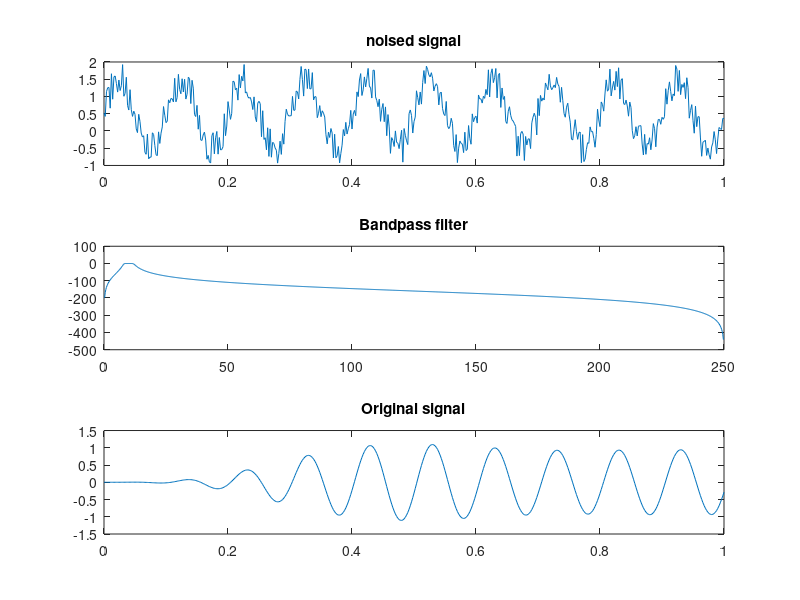

The MATLAB script that drew this image:
clc;
close all;
clear all;

fs = 500;
n=0:1/fs:1;
f = 10;

x = sin(2*pi*f*n);
y = x + rand(1, length(x));
subplot(3,1,1);
plot(n, y), title('noised signal');


l = length(y);
nfft = 2.^nextpow2(l);
z_fft = fft(y, nfft);
%freq = fs/2 * linspace(0,1,nfft/2+1);
%subplot(3,1,2);
%plot(freq, z_fft(1:nfft/2+1));

order = 5;
wn = [8 12]/(fs/2);
[b, a] = butter(order, wn, 'bandpass');
[h, w] = freqz(b,a,1024,fs);
subplot(3,1,2);
plot(w, 20*log10(abs(h))), title('Bandpass filter');

filt = filter(b,a,y);
subplot(3,1,3);
plot(n, filt), title('Original signal');
